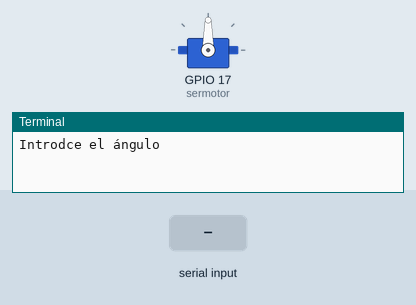
Recording of a program running on a simulated Raspberry Pi (BCM pin numbers). Parts: servo, the last lines printed to the terminal. Inputs (shaded band) come from the test bench. Servo angles are drawn from the pulse width (0.5 ms = 0°, 2.5 ms = 180°).

Above: at 1.2 s.
1.3 s: "90" typed at the terminal, then Enter
At 2.4 s:
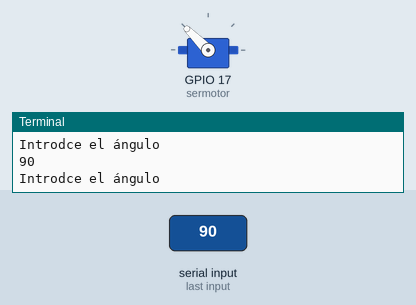
2.8 s: "0" typed at the terminal, then Enter
At 3.6 s:
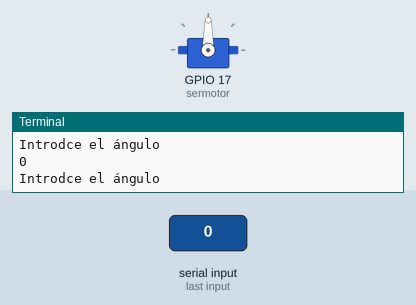
Timing chart, 0 to 5.8 s (numbered marks = the images above; inputs shaded):
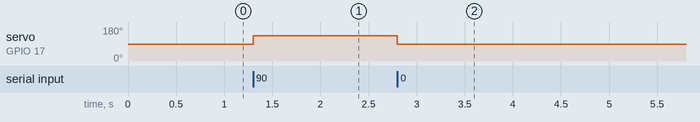

The program:

1.3_gpzservo.py
```python
from gpiozero import AngularServo

gpioservo = 17
sermotor = AngularServo(gpioservo)
sermotor.angle = 0

try:
    while True:
        angulo = int(input('Introdce el ángulo  '))
        if -90 <= angulo <= 90:
            sermotor.angle = angulo
except KeyboardInterrupt:
    print('fin')
```

Measured:
- after the input at 1.3 s, servo on GPIO 17 (sermotor): 90° → 135° at once
- after the input at 2.8 s, servo on GPIO 17 (sermotor): 135° → 90° at once
